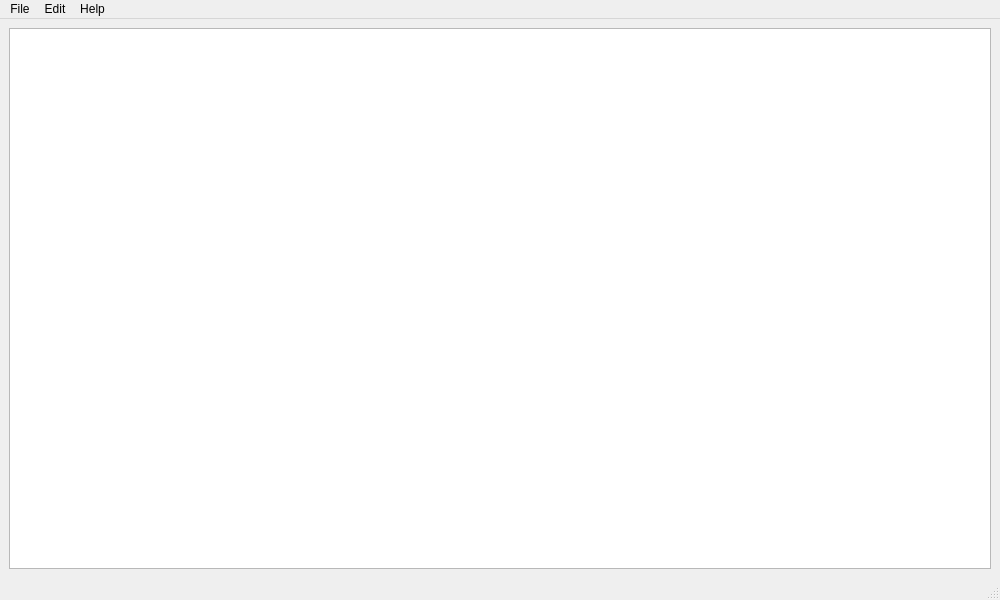
<?xml version="1.0" encoding="UTF-8"?>
<ui version="4.0">
 <class>MainWindow</class>
 <widget class="QMainWindow" name="MainWindow">
  <property name="geometry">
   <rect>
    <x>0</x>
    <y>0</y>
    <width>1000</width>
    <height>600</height>
   </rect>
  </property>
  <property name="windowTitle">
   <string>Run8 AI Spawn-point Tool</string>
  </property>
  <widget class="QWidget" name="centralwidget">
   <layout class="QVBoxLayout" name="verticalLayout">
    <item>
     <widget class="QTableView" name="tableView">
      <property name="sizePolicy">
       <sizepolicy hsizetype="Expanding" vsizetype="Expanding">
        <horstretch>0</horstretch>
        <verstretch>0</verstretch>
       </sizepolicy>
      </property>
     </widget>
    </item>
   </layout>
  </widget>
  <widget class="QMenuBar" name="menubar">
   <property name="geometry">
    <rect>
     <x>0</x>
     <y>0</y>
     <width>1000</width>
     <height>33</height>
    </rect>
   </property>
   <widget class="QMenu" name="menuFile">
    <property name="title">
     <string>File</string>
    </property>
    <addaction name="actionOpen"/>
    <addaction name="actionSave"/>
    <addaction name="actionSaveAs"/>
    <addaction name="separator"/>
    <addaction name="actionQuit"/>
   </widget>
   <widget class="QMenu" name="menuEdit">
    <property name="title">
     <string>Edit</string>
    </property>
    <addaction name="actionFind"/>
   </widget>
   <widget class="QMenu" name="menuHelp">
    <property name="title">
     <string>Help</string>
    </property>
    <addaction name="actionInstructions"/>
    <addaction name="separator"/>
    <addaction name="actionCheckUpdates"/>
    <addaction name="actionAbout"/>
   </widget>
   <addaction name="menuFile"/>
   <addaction name="menuEdit"/>
   <addaction name="menuHelp"/>
  </widget>
  <widget class="QStatusBar" name="statusbar"/>
  <action name="actionOpen">
   <property name="text">
    <string>Open</string>
   </property>
   <property name="shortcut">
    <string>Ctrl+O</string>
   </property>
  </action>
  <action name="actionSave">
   <property name="text">
    <string>Save</string>
   </property>
   <property name="shortcut">
    <string>Ctrl+S</string>
   </property>
  </action>
  <action name="actionSaveAs">
   <property name="text">
    <string>Save As...</string>
   </property>
  </action>
  <action name="actionQuit">
   <property name="text">
    <string>Quit</string>
   </property>
   <property name="shortcut">
    <string>Ctrl+Q</string>
   </property>
  </action>
  <action name="actionInstructions">
   <property name="text">
    <string>Instructions</string>
   </property>
  </action>
  <action name="actionAbout">
   <property name="text">
    <string>About...</string>
   </property>
  </action>
  <action name="actionCheckUpdates">
   <property name="text">
    <string>Check for Updates...</string>
   </property>
  </action>
  <action name="actionFind">
   <property name="text">
    <string>Find...</string>
   </property>
   <property name="shortcut">
    <string>Ctrl+F</string>
   </property>
  </action>
 </widget>
 <resources/>
 <connections/>
</ui>
